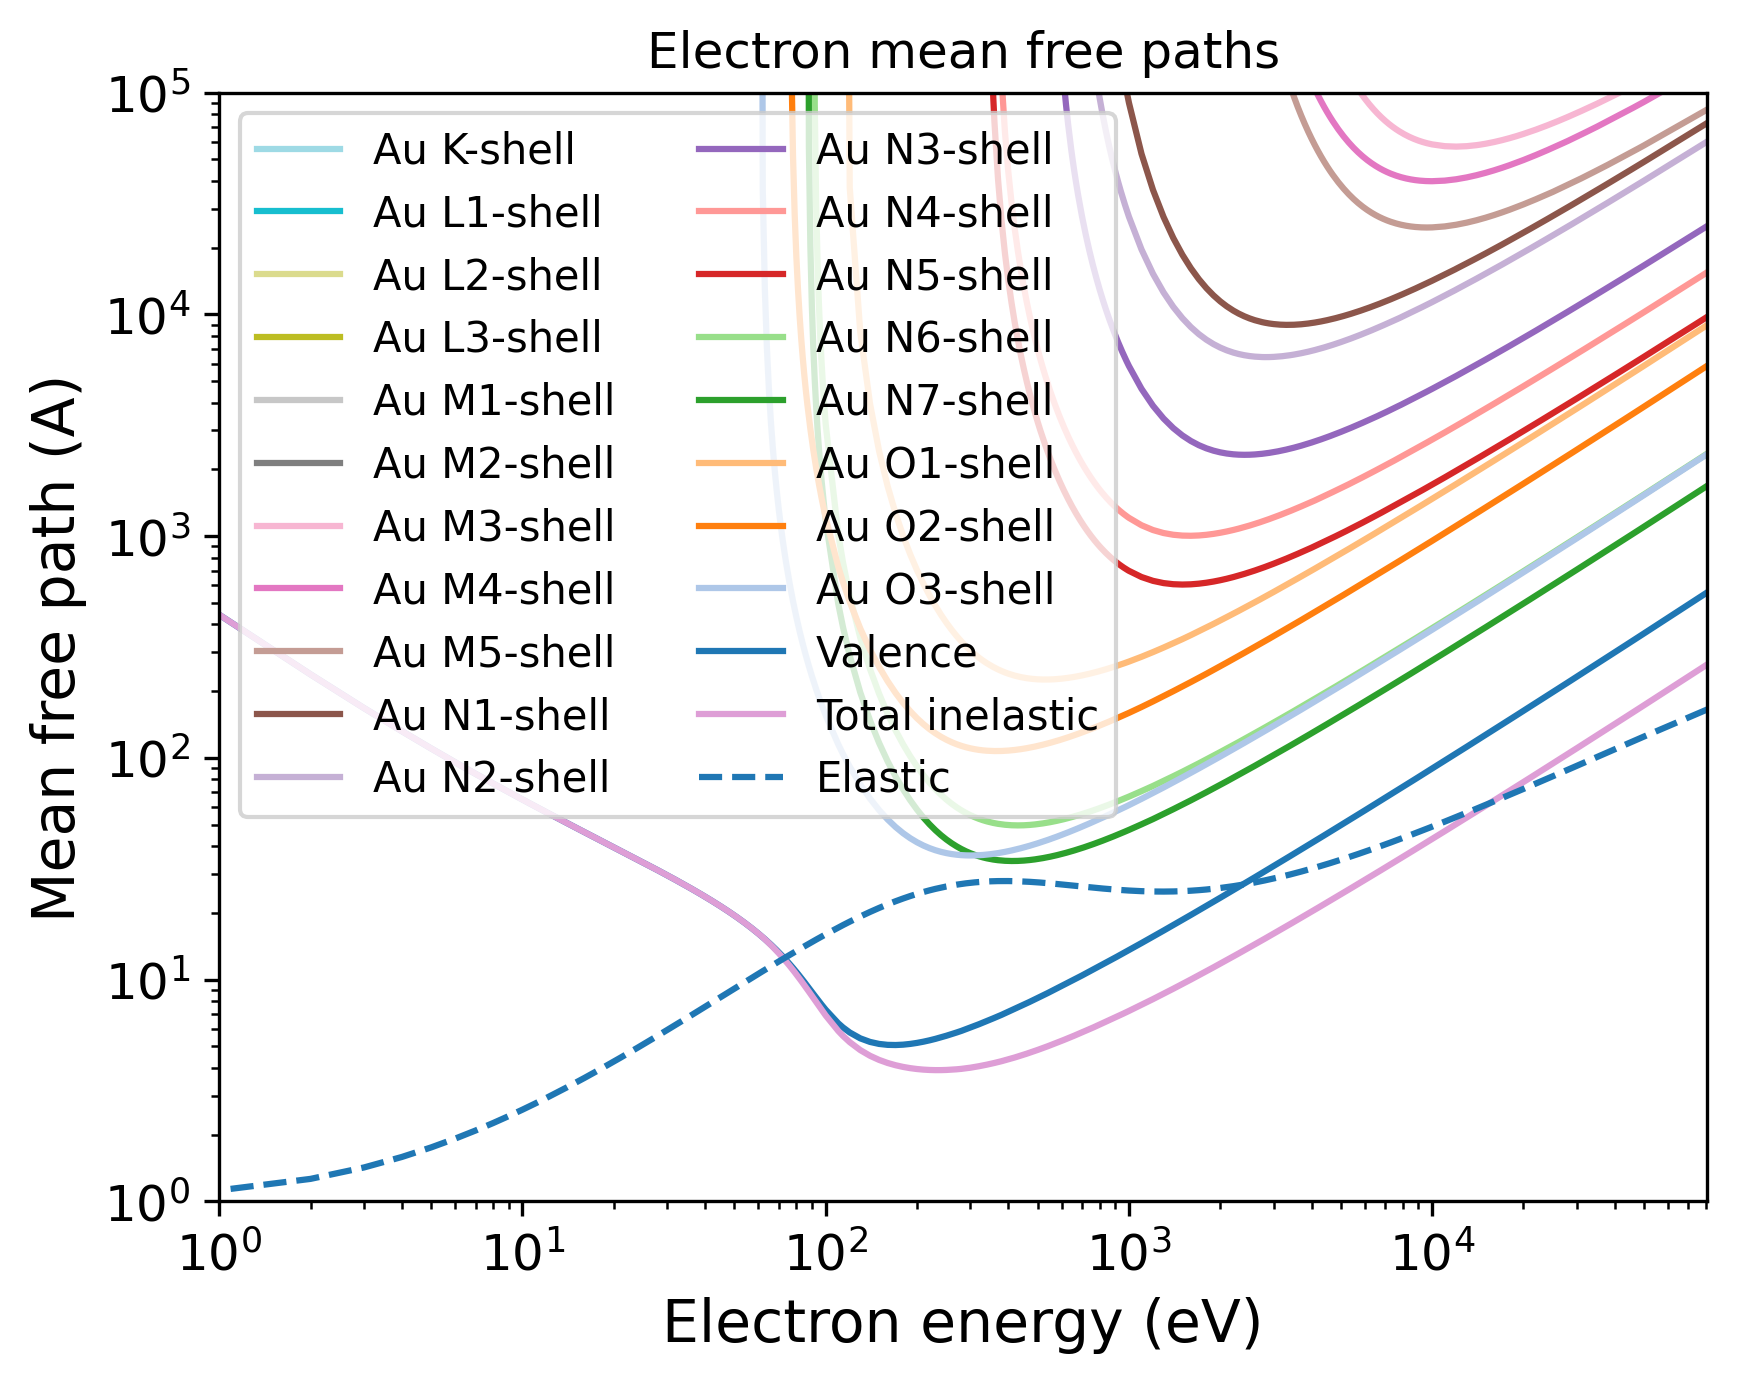

Write Python code to recreate this figure.
import pandas as pd
import numpy as np
import matplotlib.pyplot as plt
import matplotlib.cm as cm
# Set the format:
plt.xlabel("Electron energy (eV)", fontsize=14)
plt.ylabel("Mean free path (A)", fontsize=14)
plt.xticks(fontsize=12)
plt.yticks(fontsize=12)
plt.grid(False)
# Set the axes:
# Read the output file:
df = pd.read_csv(r"OUTPUT_AuH_Electron_IMFP.dat", sep=r'\s+', header=None, comment="#", skipinitialspace=True)
plt.xscale("log")
plt.yscale("log")
# Prepare the plot:
columns_to_plot = [ 1, 2, 3, 4, 5, 6, 7, 8, 9, 10, 11, 12, 13, 14, 15, 16, 17, 18, 19, 20, 21]
labels = [ "Au K-shell", "Au L1-shell", "Au L2-shell", "Au L3-shell", "Au M1-shell", "Au M2-shell", "Au M3-shell", "Au M4-shell", "Au M5-shell", "Au N1-shell", "Au N2-shell", "Au N3-shell", "Au N4-shell", "Au N5-shell", "Au N6-shell", "Au N7-shell", "Au O1-shell", "Au O2-shell", "Au O3-shell", "Valence", "Total inelastic"]
# Create N distinct colors from a colormap
N = len(columns_to_plot)
colors = np.vstack([plt.cm.tab20(np.linspace(1, 0, 20)), plt.cm.tab20b(np.linspace(1, 0, 20))])
# Set line styles:
linestyles = [ "-", "-", "-", "-", "-", "-", "-", "-", "-", "-", "-", "-", "-", "-", "-", "-", "-", "-", "-", "-", "-"]
for i, col in enumerate(columns_to_plot):
    color = colors[i % len(colors)]
    ls    = linestyles[i % len(linestyles)]
    label = labels[i % len(labels)]
    plt.plot(df.iloc[:, 0], df.iloc[:, col],
    color=color,
    label=label,
    linestyle=ls)
# Add a curve from the second file
df2 = pd.read_csv(r"OUTPUT_AuH_Electron_EMFP.dat", sep=r'\s+', header=None, comment="#", skipinitialspace=True)
columns_to_plot2 = [ 3]
labels2 = [ "Elastic"]
# Create second part of the plot:
for col, label in zip(columns_to_plot2, labels2):
    plt.plot(df2.iloc[:, 0], df2.iloc[:, col], label=label, linestyle="--")
plt.xlim(1.00000000,80729.00100000)
plt.ylim(1.00000000,100000.00000000)
plt.title("Electron mean free paths")
plt.legend(loc="best", fontsize=10, ncol=2)
# Save the plot in this format:
plt.savefig("OUTPUT_MFP_electron.png", dpi=300, bbox_inches="tight")
